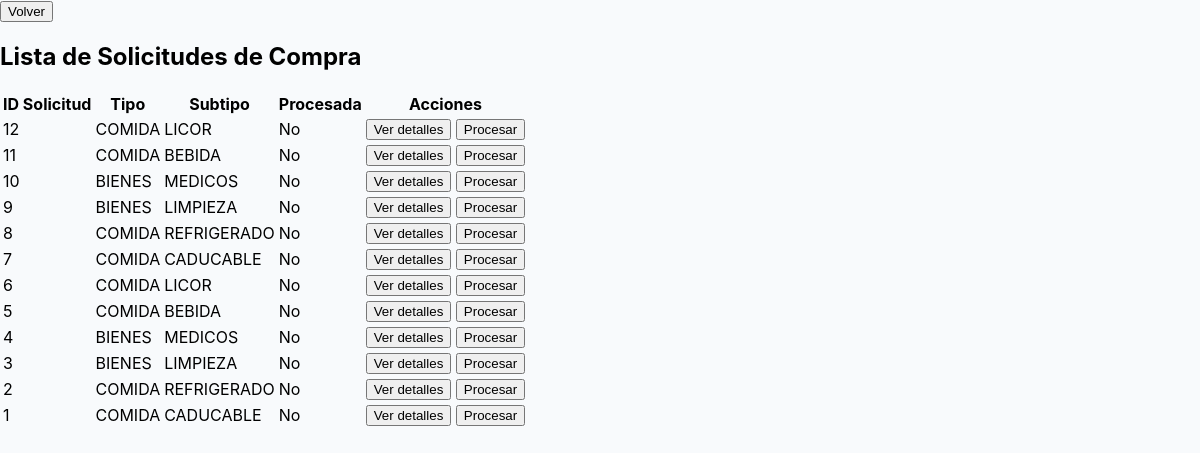
/solicitudes/, run on the app's committed database.
### compras/models.py (models this page shows)
class SolicitudSubtipo(models.Model):
    id = models.AutoField(primary_key=True)
    tipo = models.CharField(max_length=50)
    subtipo = models.CharField(max_length=50)
    procesada = models.BooleanField(default=False)

### compras/views.py (the view)
# urls.py: path('solicitudes/', lista_solicitudes_view, name='lista_solicitudes'),
def lista_solicitudes_view(request):
    solicitudes = SolicitudSubtipo.objects.order_by('-id')
    return render(request, 'lista_solicitudes.html', {'solicitudes': solicitudes})

### compras/templates/lista_solicitudes.html (shortened to what this page needs)
{% load static %}
<!DOCTYPE html>
<html lang="es">
<head>
    <link rel="stylesheet" href="{% static 'styles/styles_compras.css' %}">
</head>
<body>
    <a href="{% url 'dashboard' %}"><button>Volver</button></a>
    <h2>Lista de Solicitudes de Compra</h2>
    <table>
        <thead>
            <tr>
                <th>ID Solicitud</th>
                <th>Tipo</th>
                <th>Subtipo</th>
                <th>Procesada</th>
                <th>Acciones</th>
            </tr>
        </thead>
        <tbody>
            {% for solicitud in solicitudes %}
            <tr>
                <td>{{ solicitud.id }}</td>
                <td>{{ solicitud.tipo }}</td>
                <td>{{ solicitud.subtipo }}</td>
                <td>{% if solicitud.procesada %}Sí{% else %}No{% endif %}</td>
                <td>
                    <a href="{% url 'detalle_solicitud' solicitud.id %}"><button>Ver detalles</button></a>
                    <form method="post" action="{% url 'procesar_solicitud' solicitud.id %}" style="display:inline;" onsubmit="return confirm('¿Está seguro que desea procesar esta solicitud?');">
                        <button type="submit" {% if solicitud.procesada %}disabled{% endif %}>Procesar</button>
                    </form>
                </td>
            </tr>
            {% empty %}
            <tr><td colspan="5">No hay solicitudes registradas.</td></tr>
            {% endfor %}
        </tbody>
    </table>
</body>
</html>

### compras/static/styles/styles_compras.css (style rules this page uses)
body { font-family: 'Inter', 'Segoe UI', Tahoma, Geneva, Verdana, sans-serif; margin: 0; padding: 0; background: #f8fafc; min-height: 100vh; }

### data on the page
SolicitudSubtipo: id "12", tipo "COMIDA", subtipo "LICOR", procesada "No"
SolicitudSubtipo: id "11", tipo "COMIDA", subtipo "BEBIDA", procesada "No"
SolicitudSubtipo: id "10", tipo "BIENES", subtipo "MEDICOS", procesada "No"
SolicitudSubtipo: id "9", tipo "BIENES", subtipo "LIMPIEZA", procesada "No"
SolicitudSubtipo: id "8", tipo "COMIDA", subtipo "REFRIGERADO", procesada "No"
SolicitudSubtipo: id "7", tipo "COMIDA", subtipo "CADUCABLE", procesada "No"
SolicitudSubtipo: id "6", tipo "COMIDA", subtipo "LICOR", procesada "No"
SolicitudSubtipo: id "5", tipo "COMIDA", subtipo "BEBIDA", procesada "No"
SolicitudSubtipo: id "4", tipo "BIENES", subtipo "MEDICOS", procesada "No"
SolicitudSubtipo: id "3", tipo "BIENES", subtipo "LIMPIEZA", procesada "No"
SolicitudSubtipo: id "2", tipo "COMIDA", subtipo "REFRIGERADO", procesada "No"
SolicitudSubtipo: id "1", tipo "COMIDA", subtipo "CADUCABLE", procesada "No"
